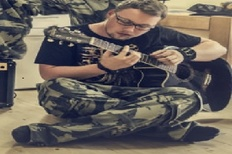
#> input picture Image/query_human.jpg, 232 x 154 px, shrunk from 445 x 296 before the run, found by its file name
$ jupyter execute --allow-errors BRIEF_Flann.ipynb   (shell and % lines are left out)
#> lines starting #> are read from the running program, lines starting #| are printed output that depends on the picture
[cell 1]
import matplotlib.pyplot as plt
import numpy as np
import cv2
import time

# BRIEF with Flann

[cell 2]
def Flann_match(img1, img2, des1, des2, kp1, kp2):
    #find matches using FLANN
    # for ORB we change to binary
    FLANN_INDEX_LSH= 6
    index_params= dict(algorithm = FLANN_INDEX_LSH, table_number = 6, key_size = 12, multi_probe_level = 1)
    search_params = dict(checks = 100)  # for ORB

    flann = cv2.FlannBasedMatcher(index_params, search_params)

    matches = flann.knnMatch(des1,des2,k=2)

#apply ratio test to find best matches (values from 0.7-1 made sense here)
    good = []
    for m,n in matches:
        if m.distance < 0.8*n.distance:
            good.append(m)

#find homography to transform the edges of the query image and draw them on the train image
#This is also used to mask all keypoints that aren't inside this box further below.
    src_pts = np.float32([ kp1[m.queryIdx].pt for m in good]).reshape(-1,1,2)
    dst_pts = np.float32([ kp2[m.trainIdx].pt for m in good]).reshape(-1,1,2)

    M, mask = cv2.findHomography(src_pts, dst_pts, cv2.RANSAC,5.0)
    matchesMask = mask.ravel().tolist()

    h,w = img1.shape
    pts = np.float32([ [0,0],[0,h-1],[w-1,h-1],[w-1,0] ]).reshape(-1,1,2)
    dst = cv2.perspectiveTransform(pts,M)
    img2 = cv2.polylines(img2,[np.int32(dst)],True,255,3, cv2.LINE_AA)

    return(img2, matchesMask, good)

[cell 3]
start_time = time.perf_counter()

MIN_MATCH_COUNT = 10

img1 = cv2.imread("C:/Users/sapph/downloads/project/Image/query_human.jpg",0)          # queryImage
#> img1: shape (154, 232); min 4, max 227, mean 98.7
img2 = cv2.imread('C:/Users/sapph/downloads/project/Image/human.jpg',0) # trainImage
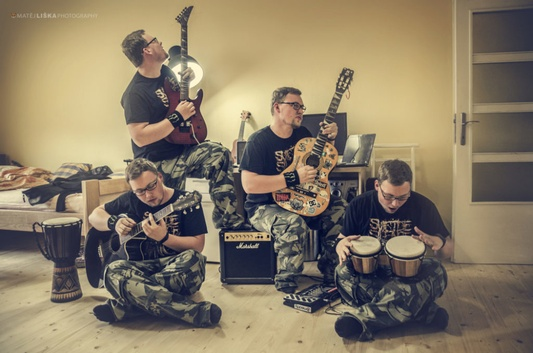
#> input picture Image/human.jpg, 533 x 353 px, shrunk from 1024 x 678 before the run, found by its file name
#> img2: shape (353, 533); min 4, max 251, mean 125.2

# Initiate SIFT detector
fast = cv2.FastFeatureDetector_create()
brief = cv2.xfeatures2d.BriefDescriptorExtractor_create()

train_keypoints = fast.detect(img1, None)
#> train_keypoints = 1137 keypoints; strongest (x, y, size): (35, 62, 7), (49, 40, 7), (51, 40, 7), (3, 67, 7)
test_keypoints = fast.detect(img2, None)
#> test_keypoints = 3618 keypoints; strongest (x, y, size): (197, 207, 7), (184, 212, 7), (227, 237, 7), (276, 152, 7)

kp1, des1 = brief.compute(img1, train_keypoints)
#> kp1 = 702 keypoints; strongest (x, y, size): (35, 62, 7), (49, 40, 7), (51, 40, 7), (60, 43, 7)
kp2, des2 = brief.compute(img2, test_keypoints)
#> kp2 = 3399 keypoints; strongest (x, y, size): (197, 207, 7), (184, 212, 7), (227, 237, 7), (276, 152, 7)

# # find the keypoints and descriptors with SIFT
# kp1, des1 = sift.detectAndCompute(img1,None)
# kp2, des2 = sift.detectAndCompute(img2,None)

result= Flann_match(img1, img2, des1, des2, kp1, kp2)
#> in Flann_match, `matches = flann.knnMatch(des1,des2,k=2)`: matches = 702 matches
#> after the loop in Flann_match, `for m,n in matches:`: good = 20 matches
#> in Flann_match, `src_pts = np.float32([ kp1[m.queryIdx].pt for m in good]).reshape(-1,1..`: src_pts = 20 rows, first 8: [133, 28], [52, 34], [57, 35], [44, 36], [104, 51], [129, 53], [102, 56], [124, 57]
#> in Flann_match, `dst_pts = np.float32([ kp2[m.trainIdx].pt for m in good]).reshape(-1,1..`: dst_pts = 20 rows, first 8: [44, 178], [265, 131], [265, 131], [240, 117], [241, 176], [350, 307], [240, 181], [310, 205]
#> in Flann_match, `M, mask = cv2.findHomography(src_pts, dst_pts, cv2.RANSAC,5.0)`: M = [[-6.13, -0.511, 536.7], [-3.56, -0.563, 306.8], [-0.0147, 0.000127, 1]]; mask = 20 values, max 1 at index 4, min 0 at index 0, mean 0.3
#> in Flann_match, `matchesMask = mask.ravel().tolist()`: matchesMask = [0, 0, 0, 0, 1, 0, 1, 1, 0, 0, 0, 0, 0, 0, 0, 0, 0, 1, 1, 1]
#> in Flann_match, `dst = cv2.perspectiveTransform(pts,M)`: dst = [[536.7, 306.8], [449.7, 216.4], [403.1, 253.7], [367.1, 215.7]]
#> in Flann_match, `img2 = cv2.polylines(img2,[np.int32(dst)],True,255,3, cv2.LINE_AA)`:
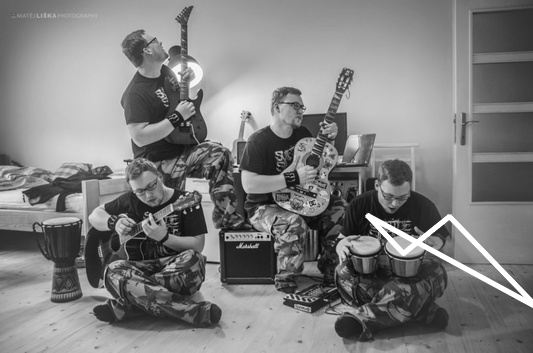
#> img2: shape (353, 533); min 4, max 255, mean 126.8
img2, matchesMask, good = result
#> good = 20 matches

#draw the good matched key points
draw_params = dict(matchColor = None, # draw matches in green color
                   singlePointColor = None,
                   matchesMask = matchesMask[:], # draw only inliers
                   flags = 2)
#> draw_params = 4 items

output1 = cv2.drawMatches(img1,kp1,img2,kp2,good[:],None,**draw_params)
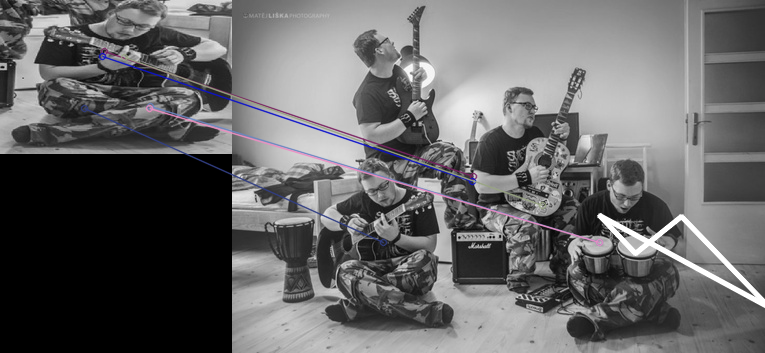
#> output1: shape (353, 765, 3); mean of channels 0, 1, 2 101.9, 101.2, 101.4; drawn as B, G, R

plt.figure(figsize=(20,20))
plt.imshow(output1, 'gray')
plt.show()
# Print total number of matching points between the training and query images
print("\nNumber of Matching Keypoints Between The Training and Query Images: ", len(good))
#| Number of Matching Keypoints Between The Training and Query Images:  20

Total_Execution_Time = time.perf_counter() - start_time
print(Total_Execution_Time, "seconds")

[cell 4]
# start time
start_time = time.perf_counter()

MIN_MATCH_COUNT = 10

img1 = cv2.imread("C:/Users/sapph/downloads/project/Image/sample_test_image_query_1.png",0)          # queryImage
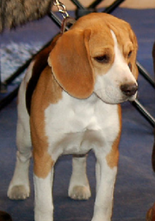
#> input picture Image/sample_test_image_query_1.png, 155 x 221 px, shrunk from 298 x 424 before the run, found by its file name
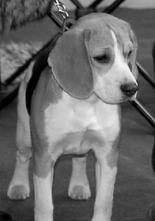
#> img1: shape (221, 155); min 0, max 255, mean 107.2
img2 = cv2.imread('C:/Users/sapph/downloads/project/Image/sample_test_image_1.png',0) # trainImage
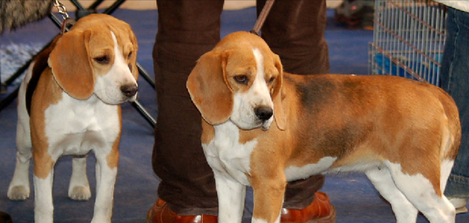
#> input picture Image/sample_test_image_1.png, 469 x 223 px, shrunk from 901 x 429 before the run, found by its file name
#> img2: shape (223, 469); min 0, max 255, mean 99.1

img3 = cv2.imread("C:/Users/sapph/downloads/project/Image/sample_test_image_query_2.jpg",0)          # queryImage
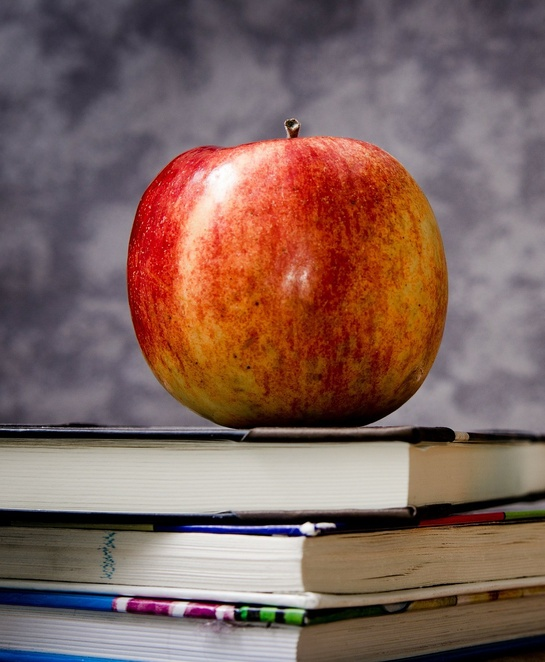
#> input picture Image/sample_test_image_query_2.jpg, 545 x 662 px, shrunk from 1046 x 1271 before the run, found by its file name
#> img3: shape (662, 545); min 0, max 255, mean 108.1
img4 = cv2.imread('C:/Users/sapph/downloads/project/Image/sample_test_image_2.jpg',0) # trainImage
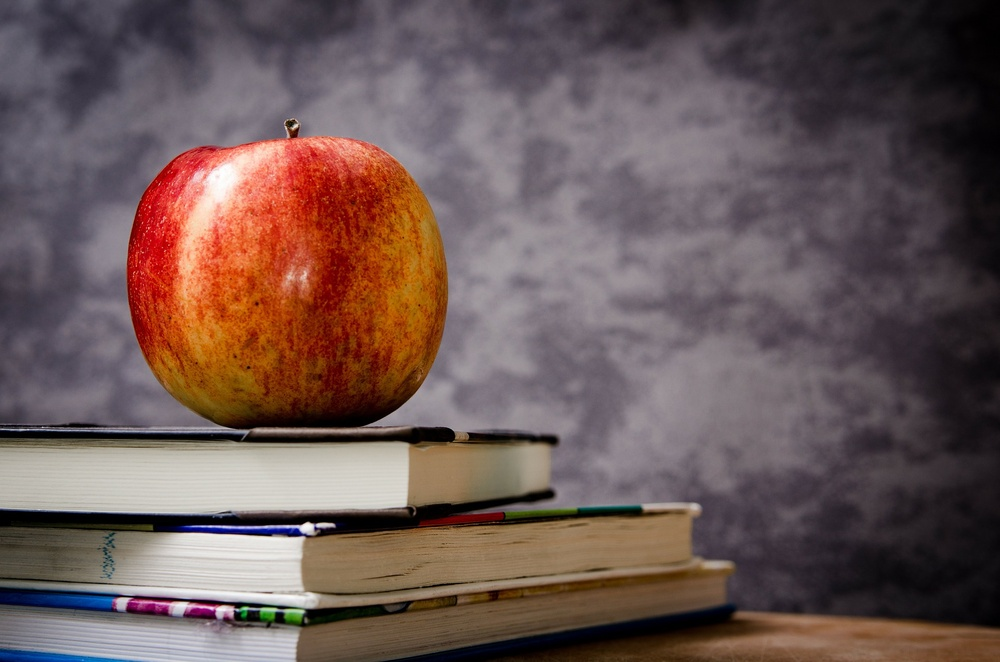
#> input picture Image/sample_test_image_2.jpg, 1000 x 662 px, shrunk from 1920 x 1271 before the run, found by its file name
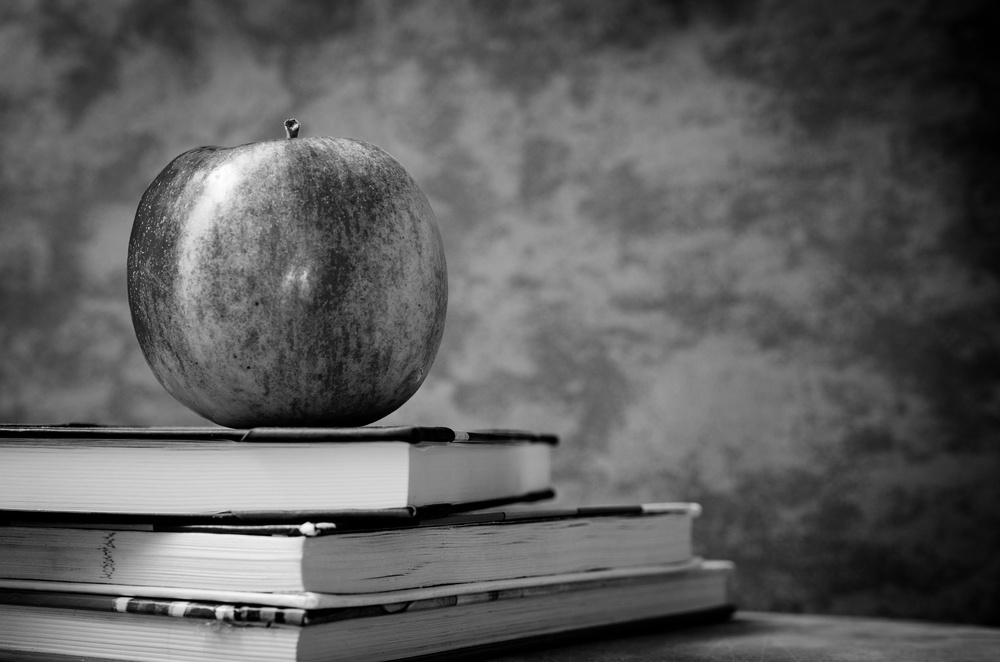
#> img4: shape (662, 1000); min 0, max 255, mean 93.5

img5 = cv2.imread("C:/Users/sapph/downloads/project/Image/sample_test_image_query_3.jpg",0)          # queryImage
img6 = cv2.imread('C:/Users/sapph/downloads/project/Image/sample_test_image_3.jpg',0) # trainImage

img7 = cv2.imread("C:/Users/sapph/downloads/project/Image/sample_test_image_query_4.jpg",0)          # queryImage
img8 = cv2.imread('C:/Users/sapph/downloads/project/Image/sample_test_image_4.jpg',0) # trainImage

img9 = cv2.imread("C:/Users/sapph/downloads/project/Image/sample_test_image_query_5.jpg",0)          # queryImage
img10 = cv2.imread('C:/Users/sapph/downloads/project/Image/sample_test_image_5.jpg',0) # trainImage

# One important point is that BRIEF is a feature descriptor, it doesn’t provide any method to find the features. So
# you will have to use any other feature detectors like SIFT, SURF etc. The paper recommends to use CenSurE which is
# a fast detector and BRIEF works even slightly better for CenSurE points than for SURF points.

fast = cv2.FastFeatureDetector_create()
brief = cv2.xfeatures2d.BriefDescriptorExtractor_create()

train_keypoints = fast.detect(img1, None)
#> train_keypoints = 605 keypoints; strongest (x, y, size): (67, 15, 7), (136, 83, 7), (60, 10, 7), (64, 17, 7)
test_keypoints = fast.detect(img2, None)
#> test_keypoints = 1985 keypoints; strongest (x, y, size): (67, 16, 7), (198, 216, 7), (60, 11, 7), (419, 212, 7)
train_keypoints1 = fast.detect(img3, None)
#> train_keypoints1 = 4901 keypoints; strongest (x, y, size): (334, 526, 7), (315, 528, 7), (308, 522, 7), (235, 612, 7)
test_keypoints1 = fast.detect(img4, None)
#> test_keypoints1 = 4960 keypoints; strongest (x, y, size): (315, 528, 7), (334, 526, 7), (292, 128, 7), (214, 611, 7)
train_keypoints2 = fast.detect(img5, None)
#> train_keypoints2 = ()
test_keypoints2 = fast.detect(img6, None)
#> test_keypoints2 = ()
train_keypoints3 = fast.detect(img7, None)
#> train_keypoints3 = ()
test_keypoints3 = fast.detect(img8, None)
#> test_keypoints3 = ()
train_keypoints4 = fast.detect(img9, None)
#> train_keypoints4 = ()
test_keypoints4 = fast.detect(img10, None)
#> test_keypoints4 = ()

# find the keypoints and descriptors with SIFT
kp1, des1 = brief.compute(img1, train_keypoints)
#> kp1 = 306 keypoints; strongest (x, y, size): (65, 30, 7), (94, 57, 7), (91, 149, 7), (33, 62, 7)
kp2, des2 = brief.compute(img2, test_keypoints)
#> kp2 = 1344 keypoints; strongest (x, y, size): (155, 122, 7), (136, 84, 7), (65, 31, 7), (136, 93, 7)

kp3, des3 =brief.compute(img3, train_keypoints1)
#> kp3 = 4824 keypoints; strongest (x, y, size): (334, 526, 7), (315, 528, 7), (308, 522, 7), (235, 612, 7)
kp4, des4 = brief.compute(img4, test_keypoints1)
#> kp4 = 4896 keypoints; strongest (x, y, size): (315, 528, 7), (334, 526, 7), (292, 128, 7), (214, 611, 7)

kp5, des5 = brief.compute(img5, train_keypoints2)
#> kp5 = ()
kp6, des6 = brief.compute(img6, test_keypoints2)
#> kp6 = ()

kp7, des7 = brief.compute(img7, train_keypoints3)
#> kp7 = ()
kp8, des8 = brief.compute(img8, test_keypoints3)
#> kp8 = ()

kp9, des9 = brief.compute(img9, train_keypoints4)
#> kp9 = ()
kp10, des10 = brief.compute(img10, test_keypoints4)
#> kp10 = ()

[cell 5]
# Flann points for Image 1 and 2
result= Flann_match(img1, img2, des1, des2, kp1, kp2)
#> in Flann_match (call 2), `matches = flann.knnMatch(des1,des2,k=2)`: matches = 306 matches
#> after the loop in Flann_match (call 2), `for m,n in matches:`: good = 266 matches
#> in Flann_match (call 2), `src_pts = np.float32([ kp1[m.queryIdx].pt for m in good]).reshape(-1,1..`: src_pts = 266 rows, first 8: [76, 28], [85, 29], [91, 29], [126, 29], [65, 30], [81, 30], [92, 32], [95, 32]
#> in Flann_match (call 2), `dst_pts = np.float32([ kp2[m.trainIdx].pt for m in good]).reshape(-1,1..`: dst_pts = 266 rows, first 8: [76, 29], [85, 30], [91, 30], [126, 29], [65, 31], [81, 31], [92, 33], [95, 33]
#> in Flann_match (call 2), `M, mask = cv2.findHomography(src_pts, dst_pts, cv2.RANSAC,5.0)`: M = [[1.01, -0.000379, -0.315], [0.00408, 1, 0.699], [5.6e-05, 6.8e-06, 1]]; mask = 266 values, max 1 at index 0, min 0 at index 53, mean 0.989
#> in Flann_match (call 2), `matchesMask = mask.ravel().tolist()`: matchesMask has the same summary as mask
#> in Flann_match (call 2), `dst = cv2.perspectiveTransform(pts,M)`: dst = [[-0.315, 0.699], [-0.398, 221.3], [153.5, 220], [153.8, 1.32]]
#> in Flann_match (call 2), `img2 = cv2.polylines(img2,[np.int32(dst)],True,255,3, cv2.LINE_AA)`:
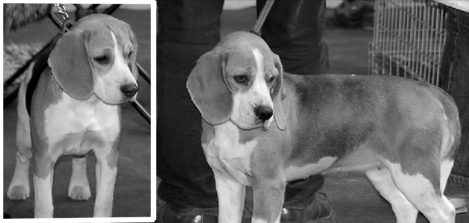
#> img2: shape (223, 469); min 0, max 255, mean 104.6
img2, matchesMask, good = result
#> matchesMask has the same summary as mask in Flann_match; good = 266 matches

#draw the good matched key points
draw_params = dict(matchColor = None, # draw matches in green color
                   singlePointColor = None,
                   matchesMask = matchesMask[:200], # draw only inliers
                   flags = 2)

# points for Image 3 and 4
result1= Flann_match(img3, img4, des3, des4, kp3, kp4)
#> in Flann_match (call 3), `matches = flann.knnMatch(des1,des2,k=2)`: matches = 4824 matches
#> after the loop in Flann_match (call 3), `for m,n in matches:`: good = 4257 matches
img4, matchesMask1, good1 = result1
#> matchesMask1 = 4257 values, max 1 at index 0, min 0 at index 169, mean 0.988; good1 = 4257 matches

#draw the good matched key points
draw_params1 = dict(matchColor = None, # draw matches in green color
                   singlePointColor = None,
                   matchesMask = matchesMask1[:200], # draw only inliers
                   flags = 2)
#> draw_params1 = 4 items

# points for Image 5 and 6
#> (the rest of this cell did not finish here and is left out)

img6, matchesMask2, good2 = result2

#draw the good matched key points
draw_params2 = dict(matchColor = None, # draw matches in green color
                   singlePointColor = None,
                   matchesMask = matchesMask2[:200], # draw only inliers
                   flags = 2)

# points for Image 7 and 8
result3= Flann_match(img7, img8, des7, des8, kp7, kp8)
img8, matchesMask3, good3 = result3

#draw the good matched key points
draw_params3 = dict(matchColor = None, # draw matches in green color
                   singlePointColor = None,
                   matchesMask = matchesMask3[:200], # draw only inliers
                   flags = 2)

# points for Image 9 and 10
result4= Flann_match(img9, img10, des9, des10, kp9, kp10)
img10, matchesMask4, good4 = result4

#draw the good matched key points
draw_params4 = dict(matchColor = None, # draw matches in green color
                   singlePointColor = None,
                   matchesMask = matchesMask4[:200], # draw only inliers
                   flags = 2)


output1 = cv2.drawMatches(img1,kp1,img2,kp2,good[:200],None,**draw_params)
output2 = cv2.drawMatches(img3,kp3,img4,kp4,good1[:200],None,**draw_params1)
output3 = cv2.drawMatches(img5,kp5,img6,kp6,good2[:200],None,**draw_params2)
output4 = cv2.drawMatches(img7,kp7,img8,kp8,good3[:200],None, **draw_params3)
output5 = cv2.drawMatches(img9,kp9,img10,kp10,good4[:200],None,**draw_params4)

plt.figure(figsize=(20,20))

plt.imshow(output1, 'gray'),
plt.show()
print("\nNumber of Matching Keypoints Between The Training and Query Images: ", len(good))

plt.figure(figsize=(20,20))
plt.imshow(output2, 'gray'),
plt.show()
print("\nNumber of Matching Keypoints Between The Training and Query Images: ", len(good1))

plt.figure(figsize=(20,20))
plt.imshow(output3, 'gray'),
plt.show()
print("\nNumber of Matching Keypoints Between The Training and Query Images: ", len(good2))

plt.figure(figsize=(20,20))
plt.imshow(output4, 'gray'),
plt.show()
print("\nNumber of Matching Keypoints Between The Training and Query Images: ", len(good3))

plt.figure(figsize=(20,20))
plt.imshow(output5, 'gray'),
plt.show()
print("\nNumber of Matching Keypoints Between The Training and Query Images: ", len(good4))

Total_Execution_Time = time.perf_counter() - start_time
print(Total_Execution_Time, "seconds")
